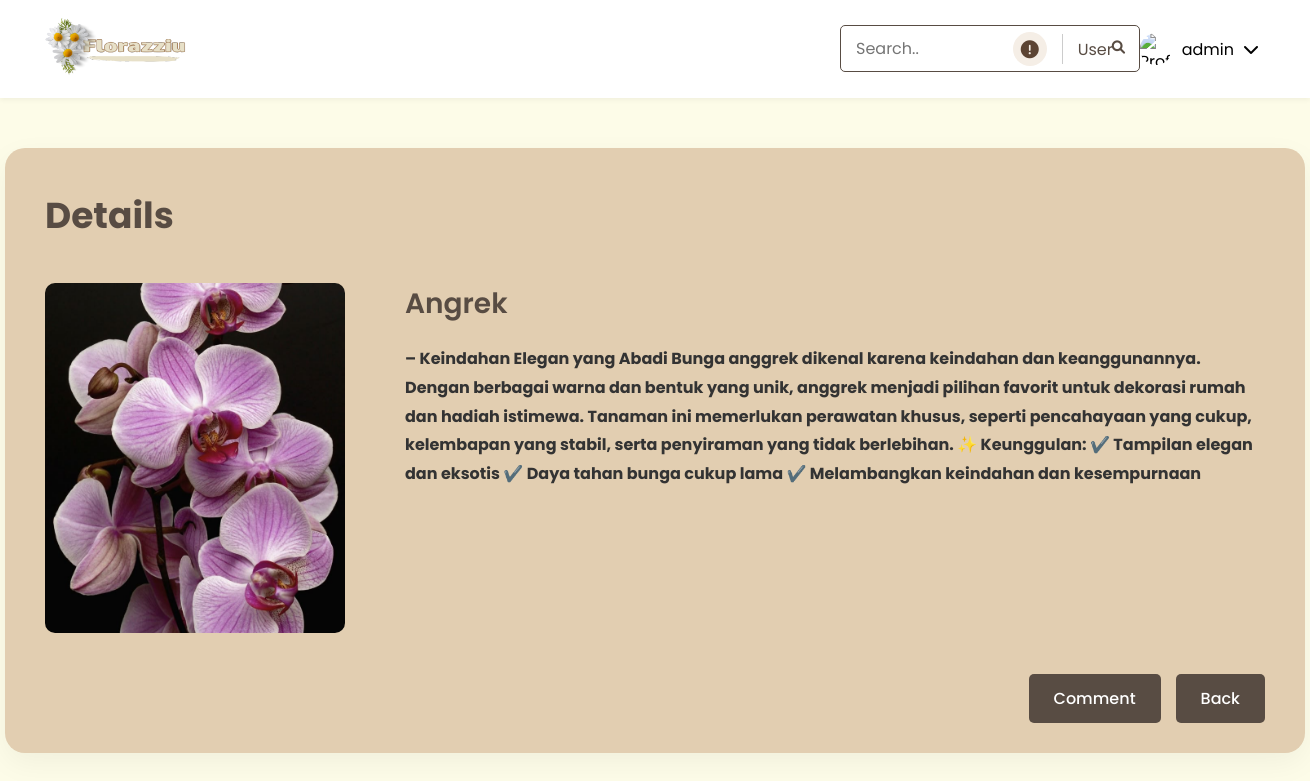
Screenshot of /flower_shop/products/product-detail.php?id=8 (signed in) with the database file from the repository.
### tables this page shows
CREATE TABLE `products` (
  `id` int(11) NOT NULL,
  `name` varchar(255) NOT NULL,
  `color` varchar(50) NOT NULL,
  `price` decimal(10,2) NOT NULL,
  `description` text DEFAULT NULL,
  `image` varchar(255) NOT NULL,
  `created_at` timestamp NOT NULL DEFAULT current_timestamp(),
  `updated_at` timestamp NOT NULL DEFAULT current_timestamp() ON UPDATE current_timestamp()
);

### flower_shop/includes/functions.php (called while the page is built, shortened)
<?php
function getColorCode($colorName) {
    $colors = [
        'Biru' => '#0000FF',
        'Ungu' => '#800080',
        'Pink' => '#FFC0CB',
        'Kuning' => '#FFFF00',
        'Hijau' => '#008000',
        'Putih' => '#FFFFFF',
        'Merah' => '#FF0000',
        'Hitam' => '#000000'
    ];
    return $colors[$colorName] ?? '#584C43';
}
?>

### flower_shop/products/product-detail.php (the view, shortened to what this page needs)
<?php
include '../includes/header.php';
require '../config/database.php';
$product_id = $_GET['id'] ?? 0;
$stmt = $pdo->prepare("SELECT * FROM products WHERE id = ?");
$stmt->execute([$product_id]);
$product = $stmt->fetch(PDO::FETCH_ASSOC);
function formatProductDescription($description) {
    $paragraphs = explode("\n", $description);
    $formatted = '';
    foreach ($paragraphs as $para) {
        if (strpos($para, 'Keunggulan:') !== false) {
            $formatted .= '<p><strong>'.$para.'</strong></p>';
        } else {
            $formatted .= '<p>'.$para.'</p>';
        }
    }
    return $formatted;
}
?>
<main>
    <div class="container">
        <div class="product-detail-card-page">
            <h1 class="detail-title">Details</h1>
            <div class="product-detail-content">
                <div class="product-image-container">
                    <img src="../assets/images/products/<?php echo htmlspecialchars($product['image']); ?>" alt="<?php echo htmlspecialchars($product['name']); ?>">
                </div>
                <div class="product-info">
                    <h2 class="product-name" style="color: <?php echo getColorCode($product['color']); ?>">
                        <?php echo htmlspecialchars($product['name']); ?>
                    </h2>
                    <div class="product-description">
                        <?php echo formatProductDescription(htmlspecialchars($product['description'])); ?>
                    </div>
                    <div class="product-actions-container">
                    <div class="product-actions-page">
                        <a href="comments.php?id=<?php echo $product['id']; ?>" class="comment-btn">Comment</a>
                        <a href="../index.php" class="back-btn">Back</a>
                    </div>
                    </div>
                </div>
            </div>
        </div>
    </div>
</main>

### flower_shop/assets/css/style.css (style rules this page uses)
* { margin: 0; padding: 0; box-sizing: border-box; font-family: 'Poppins', sans-serif; }
body { background-color: #FDFCE8; }
.product-detail-card-page { background-color: #E2CEB1; width: 1300px; margin: 50px auto; padding: 40px; border-radius: 20px; box-shadow: 0 10px 30px rgba(0, 0, 0, 0.05); position: relative; min-height: 600px; padding-bottom: 100px; }
.detail-title { color: #584C43; font-size: 36px; font-weight: 700; margin-bottom: 40px; text-align: left; }
.product-detail-content { display: flex; gap: 60px; margin-bottom: 20px; }
.product-image-container { width: 300px; height: 350px; border-radius: 10px; overflow: hidden; }
.product-image-container img { width: 100%; height: 100%; object-fit: cover; }
.product-info { flex: 1; }
.product-name { font-size: 28px; font-weight: 600; margin-bottom: 20px; }
.product-description { color: #333; font-size: 16px; line-height: 1.8; margin-bottom: 30px; }
.product-description p { margin-bottom: 15px; }
.product-actions-container { display: flex; justify-content: flex-end; position: absolute; bottom: 30px; right: 40px; width: calc(100% - 80px); }
.product-actions-page { display: flex; gap: 15px; }
.comment-btn { background-color: #584C43; color: white; padding: 12px 25px; border: none; border-radius: 5px; font-size: 16px; font-weight: 500; cursor: pointer; transition: all 0.3s; text-decoration: none; display: inline-block; }
.back-btn, .cancel-btn { background-color: #584C43; color: white; padding: 12px 25px; border: none; border-radius: 5px; font-size: 16px; font-weight: 500; cursor: pointer; transition: all 0.3s; text-decoration: none; display: inline-block; }

### rows the page displays
products: image (picture), name "Angrek", description "– Keindahan Elegan yang Abadi Bunga anggrek dikenal karena keindahan dan keanggunannya. Dengan berbagai warna dan bentuk yang unik, anggrek menjadi pilihan favorit untuk dekorasi rumah dan hadiah istimewa. Tanaman ini memerlukan perawatan khusus, seperti pencahayaan yang cukup, kelembapan yang stabil, serta penyiraman yang tidak berlebihan. ✨ Keunggulan: ✔️ Tampilan elegan dan eksotis ✔️ Daya tahan bunga cukup lama ✔️ Melambangkan keindahan dan kesempurnaan"

### other values shown
$_SESSION['username'] "admin"
